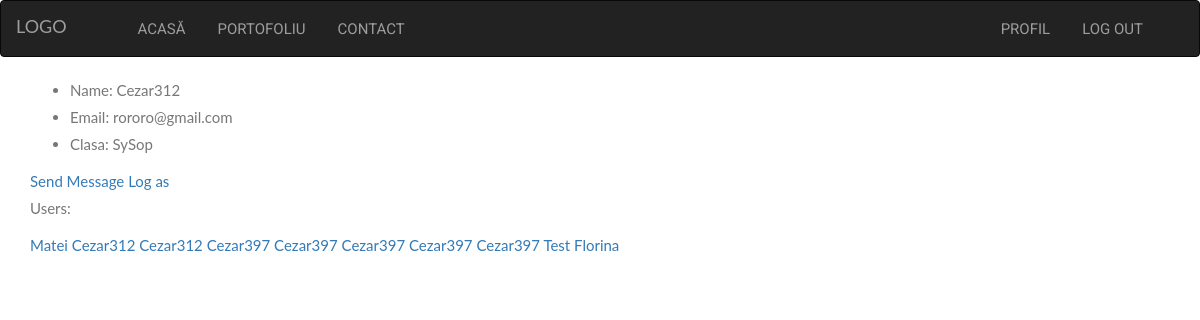
Screenshot of /profil.php?id=10 (signed in) with the database file from the repository.
### tables this page shows
CREATE TABLE `users` (
  `ID` int(11) NOT NULL,
  `Name` varchar(30) NOT NULL,
  `Email` varchar(30) NOT NULL,
  `Password` varchar(256) NOT NULL,
  `Admin` int(2) NOT NULL,
  `Status_O` varchar(70) NOT NULL,
  `Logas` int(2) NOT NULL
);

### profil.php (the view, shortened to what this page needs)
<?php
	require 'include/connect.php';
	if(isset($_GET['id']))
	{
		$id = $_GET['id'];
		$select = "SELECT * FROM users WHERE ID = '$id'";
		$result = mysqli_query($conectare, $select);
		$row = $result->fetch_assoc();
		$meid = $_SESSION['id'];
		$me = "SELECT * FROM users WHERE ID='$meid'";
		$result = mysqli_query($conectare, $me);
		$rowme = $result->fetch_assoc();
	}else
	{
		header("Location: login.php?status=needlog");
	}
?>
<!DOCTYPE html>
<html>
<head>
	<link rel="stylesheet" href="https://maxcdn.bootstrapcdn.com/bootstrap/3.3.7/css/bootstrap.min.css">
	<link rel="stylesheet" type="text/css"  media="screen and (min-width:900px)" href="assets/css/widescreen.css?v1.0">
	<link rel="stylesheet" type="text/css"  media="screen and (min-width:630px) and (max-width: 900px)" href="assets/css/landscape.css?v1.0">
	<link rel="stylesheet" type="text/css"  media="screen and (max-width:600px)" href="assets/css/smallscreen.css?v1.0">
</head>
<body>
	<div class="widescreen">
	<nav class="navbar navbar-toggleable-sd navbar-inverse">
		<a class="navbar-brand" href="index.php">LOGO</a>
		<ul class="navbar-nav">
		<li class="nav-item">
				<a class="nav-link" href="index.php">Acasă</a>
			</li>
			<?php
				if(isset($_SESSION['nume']))
			echo '
			<li class="nav-item">
				<a class="nav-link" href="portofoliu.php">Portofoliu</a>
			</li>';
			?>
			<li class="nav-item">
				<a class="nav-link" href="contact.php">Contact</a>
			</li>
		</ul>
		<ul class="navbar-nav right">
		<?php
			if(!isset($_SESSION['nume']))
				echo '
			<li class="nav-item">
				<a class="nav-link" href="login.php">Login</a>
			</li>
			<li class="nav-item">
				<a class="nav-link" href="register.php">Register</a>
			</li>';
			else
				echo '
			<li class="nav-item">
				<a class="nav-link" href="profil.php?id='.$_SESSION['id'].'">Profil</a>
			</li>
			<li class="nav-item">
				<a class="nav-link" href="include/logout.inc.php">Log Out</a>
			</li>';
			?>
		</ul>
	</nav>
</div>
<div class="content">
<div class="container">
	<ul>
		<li>Name: <?php echo $row['Name']; ?></li>
		<li>Email: <?php echo $row['Email'] ?></li>
		<li>Clasa:
			<?php
				switch($row['Admin'])
				{
					case '4':
						echo 'SySop';
						break;
				}
			?>
	</ul>
	<?php
		$idc = $_GET['id'];
		if($_SESSION['id'] != $idc)
			 echo '<a href="sendmessage.php?receiver='.$row["ID"].'">Send Message <a>';
		else
			 echo '<a href="message.php">Message<a>';
	  ?>
	  <?php
	   if($rowme['Admin']>3 && $rowme['ID'] != $idc && $rowme['Logas'] == 0)
	   {
	   	echo '<a href="logas.php?id='.$idc.'">Log as</a>';
	   }else if($_SESSION['logas'] == 1)
	   {
	   		echo '<a href="back.php">Back</a>';
	   }
	     ?>
	<?php
		echo '<p>Users: </p>';
		$users = "SELECT * FROM users";
		$result3 = mysqli_query($conectare, $users);
			if(mysqli_num_rows($result3))
			{
				while($row_users = mysqli_fetch_assoc($result3))
				{
					$id = $row_users['ID'];
					if($id != $_SESSION['id'])
					echo '<a href="profil.php?id='.$id.'">'.$row_users['Name'].'<a>'.PHP_EOL;
				}
			}
	?>
</div>
<br>
<br>
<br>
</div>
</body>
</html>

### assets/css/widescreen.css (style rules this page uses)
body, html { height: 100%; margin: 0; font: 400 15px/1.8 "Lato", sans-serif; color: #777; }
.nav-item { text-align: center; padding: 14px 16px; overflow: hidden; list-style: none; }
.nav-link { text-decoration: none; text-transform: uppercase; font-family: 'Roboto', sans-serif; }
.right { float: right; margin-right: 40px; }

### assets/css/landscape.css (style rules this page uses)
body, html { height: 100%; margin: 0; font: 400 15px/1.8 "Lato", sans-serif; color: #777; }
.widescreen { display: none; }
.nav-item { text-align: center; padding: 14px 16px; overflow: hidden; list-style: none; }
.nav-link { text-decoration: none; text-transform: uppercase; }
.navbar-brand { background: none; border: none; }

### assets/css/smallscreen.css (style rules this page uses)
body, html { height: 100%; margin: 0; font: 400 15px/1.8 "Lato", sans-serif; color: #777; }
.widescreen { display: none; }
.nav-item { text-align: center; padding: 14px 16px; overflow: hidden; list-style: none; }
.nav-link { text-decoration: none; text-transform: uppercase; }
.navbar-brand { background: none; border: none; }

### rows the page displays
users: Name "Cezar312", Email "rororo@gmail.com"
users: Name "Matei"
users: Name "Cezar312"
users: Name "Cezar397"
users: Name "Cezar397"
users: Name "Cezar397"
users: Name "Cezar397"
users: Name "Cezar397"
users: Name "Test"
users: Name "Florina"
